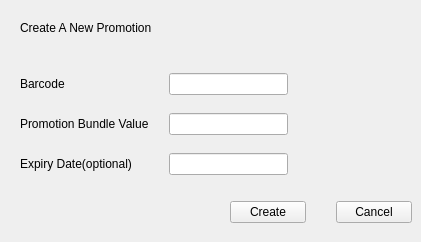
<?xml version="1.0" encoding="UTF-8"?>
<ui version="4.0">
 <class>CreatePromotion</class>
 <widget class="QWidget" name="CreatePromotion">
  <property name="geometry">
   <rect>
    <x>0</x>
    <y>0</y>
    <width>421</width>
    <height>242</height>
   </rect>
  </property>
  <property name="windowTitle">
   <string>Create Promotion</string>
  </property>
  <widget class="QLabel" name="label_Heading">
   <property name="geometry">
    <rect>
     <x>20</x>
     <y>20</y>
     <width>151</width>
     <height>16</height>
    </rect>
   </property>
   <property name="text">
    <string>Create A New Promotion</string>
   </property>
  </widget>
  <widget class="QWidget" name="layoutWidget">
   <property name="geometry">
    <rect>
     <x>20</x>
     <y>70</y>
     <width>371</width>
     <height>111</height>
    </rect>
   </property>
   <layout class="QGridLayout" name="gridLayout" columnstretch="50,100,70">
    <property name="horizontalSpacing">
     <number>20</number>
    </property>
    <property name="verticalSpacing">
     <number>15</number>
    </property>
    <item row="2" column="0">
     <widget class="QLabel" name="label_Expiry">
      <property name="text">
       <string>Expiry Date(optional)</string>
      </property>
     </widget>
    </item>
    <item row="2" column="1">
     <widget class="QLineEdit" name="lineEdit_Expiry"/>
    </item>
    <item row="1" column="2">
     <widget class="QLabel" name="error_Value">
      <property name="text">
       <string/>
      </property>
     </widget>
    </item>
    <item row="0" column="0">
     <widget class="QLabel" name="label_Barcode">
      <property name="text">
       <string>Barcode</string>
      </property>
     </widget>
    </item>
    <item row="0" column="1">
     <widget class="QLineEdit" name="lineEdit_Barcode"/>
    </item>
    <item row="0" column="2">
     <widget class="QLabel" name="error_Barcode">
      <property name="text">
       <string/>
      </property>
     </widget>
    </item>
    <item row="2" column="2">
     <widget class="QLabel" name="error_Expiry">
      <property name="text">
       <string/>
      </property>
     </widget>
    </item>
    <item row="1" column="1">
     <widget class="QLineEdit" name="lineEdit_Value"/>
    </item>
    <item row="1" column="0">
     <widget class="QLabel" name="label_Value">
      <property name="text">
       <string>Promotion Bundle Value</string>
      </property>
     </widget>
    </item>
   </layout>
  </widget>
  <widget class="QWidget" name="layoutWidget">
   <property name="geometry">
    <rect>
     <x>230</x>
     <y>200</y>
     <width>182</width>
     <height>25</height>
    </rect>
   </property>
   <layout class="QHBoxLayout" name="horizontalLayout">
    <property name="spacing">
     <number>30</number>
    </property>
    <item>
     <widget class="QPushButton" name="create">
      <property name="text">
       <string>Create</string>
      </property>
     </widget>
    </item>
    <item>
     <widget class="QPushButton" name="cancel">
      <property name="text">
       <string>Cancel</string>
      </property>
     </widget>
    </item>
   </layout>
  </widget>
 </widget>
 <resources/>
 <connections>
  <connection>
   <sender>cancel</sender>
   <signal>clicked()</signal>
   <receiver>CreatePromotion</receiver>
   <slot>close()</slot>
   <hints>
    <hint type="sourcelabel">
     <x>327</x>
     <y>321</y>
    </hint>
    <hint type="destinationlabel">
     <x>208</x>
     <y>188</y>
    </hint>
   </hints>
  </connection>
 </connections>
</ui>
